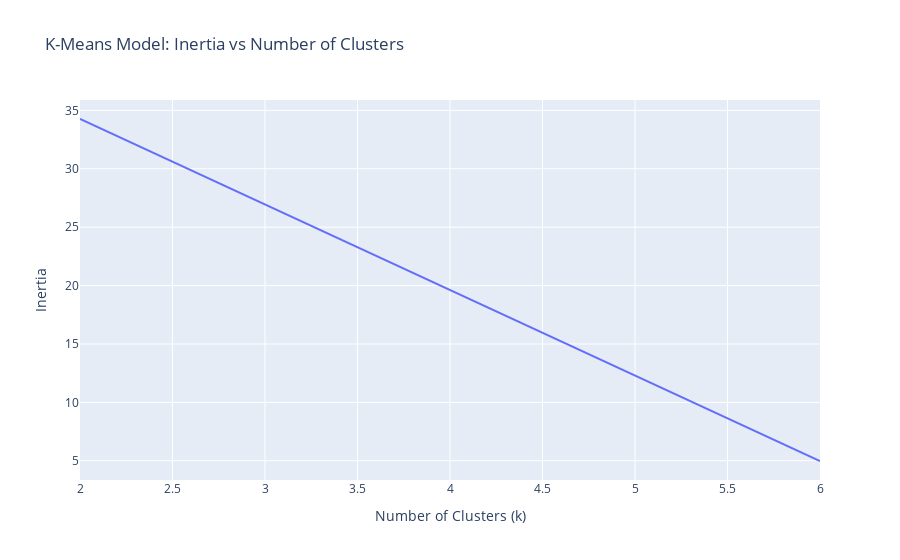

Notebook cell for this chart:
### Markdown cell above
### __Using plotly express to create a line plot that shows the values of inertia_errors as a function of n_clusters__.

### Code cell
# Create line plot of `inertia_errors` vs `n_clusters`
fig = px.line(
    x=n_clusters, y=inertia_errors, title="K-Means Model: Inertia vs Number of Clusters"
)
fig.update_layout(xaxis_title="Number of Clusters (k)",yaxis_title = "Inertia")

fig.show()

### Figure 1 — Plotly figure (JSON) as saved in the notebook; plotly's stock layout.template omitted (floating-point values rounded to 4 significant figures)
{"data": [{"hovertemplate": "x=%{x}<br>y=%{y}<extra></extra>", "legendgroup": "", "line": {"color": "#636efa", "dash": "solid"}, "marker": {"symbol": "circle"}, "mode": "lines", "name": "", "orientation": "v", "showlegend": false, "type": "scatter", "x": [2, 6], "xaxis": "x", "y": [34.26, 4.981], "yaxis": "y"}], "layout": {"autosize": true, "legend": {"tracegroupgap": 0}, "title": {"text": "K-Means Model: Inertia vs Number of Clusters"}, "xaxis": {"anchor": "y", "autorange": true, "domain": [0, 1], "range": [2, 6], "title": {"text": "Number of Clusters (k)"}, "type": "linear"}, "yaxis": {"anchor": "x", "autorange": true, "domain": [0, 1], "range": [3.355, 35.89], "title": {"text": "Inertia"}, "type": "linear"}}}
